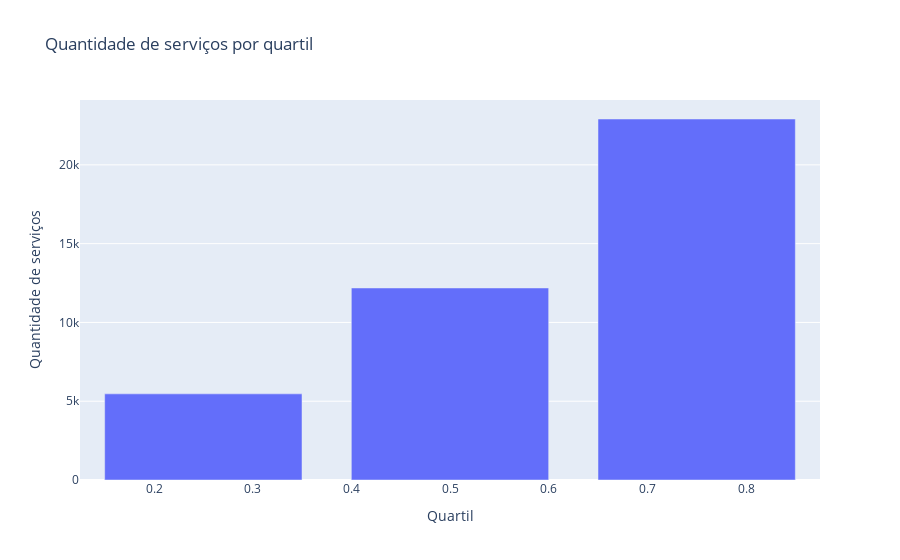

Notebook code for this chart:
### Markdown cell above
Hipótese: Quanto maior a população local do Zipcode, maior será a quantidade do público e clientes do laboratório.

### Code cell
# separando laboratórios mais frequentados por quartis

quartis = transactional_data.lab_id.value_counts().quantile([0.25,0.5,0.75])
quartis = quartis.to_frame()
quartis.reset_index(inplace=True)
quartis.columns = ['quartil', 'quantidade_de_serviços']
fig = px.bar(quartis, 
             x='quartil', 
             y="quantidade_de_serviços", 
             barmode='group',
             labels={
                     "quartil": "Quartil",
                     "quantidade_de_serviços": "Quantidade de serviços"
                 },
             title="Quantidade de serviços por quartil",
             )
fig.show()

### Figure 1 — Plotly figure (JSON) as saved in the notebook; plotly's stock layout.template omitted (floating-point values rounded to 4 significant figures)
{"data": [{"alignmentgroup": "True", "hovertemplate": "Quartil=%{x}<br>Quantidade de serviços=%{y}<extra></extra>", "legendgroup": "", "marker": {"color": "#636efa", "pattern": {"shape": ""}}, "name": "", "offsetgroup": "", "orientation": "v", "showlegend": false, "textposition": "auto", "type": "bar", "x": [0.25, 0.5, 0.75], "xaxis": "x", "y": [5466.0, 12190.0, 22910.0], "yaxis": "y"}], "layout": {"barmode": "group", "legend": {"tracegroupgap": 0}, "title": {"text": "Quantidade de serviços por quartil"}, "xaxis": {"anchor": "y", "domain": [0, 1], "title": {"text": "Quartil"}}, "yaxis": {"anchor": "x", "domain": [0, 1], "title": {"text": "Quantidade de serviços"}}}}
